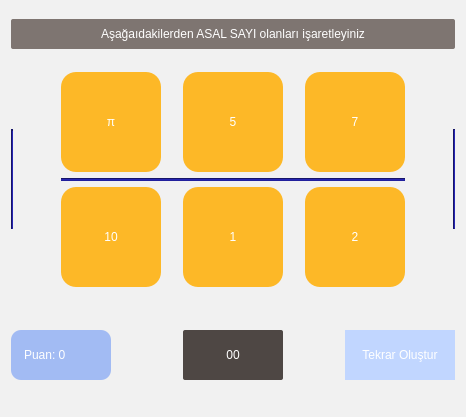
<?xml version="1.0" encoding="UTF-8"?>
<ui version="4.0">
 <class>Sayilar</class>
 <widget class="QMainWindow" name="Sayilar">
  <property name="geometry">
   <rect>
    <x>0</x>
    <y>0</y>
    <width>466</width>
    <height>417</height>
   </rect>
  </property>
  <property name="windowTitle">
   <string>Sayılar</string>
  </property>
  <property name="styleSheet">
   <string notr="true">background-color: rgb(241, 241, 241);</string>
  </property>
  <widget class="QWidget" name="centralwidget">
   <layout class="QHBoxLayout" name="horizontalLayout_5">
    <item>
     <layout class="QVBoxLayout" name="verticalLayout_3">
      <property name="leftMargin">
       <number>2</number>
      </property>
      <property name="topMargin">
       <number>2</number>
      </property>
      <property name="rightMargin">
       <number>2</number>
      </property>
      <item>
       <widget class="QLabel" name="label">
        <property name="maximumSize">
         <size>
          <width>16777215</width>
          <height>30</height>
         </size>
        </property>
        <property name="styleSheet">
         <string notr="true">color:white;
background-color:rgba(35, 18, 11, 0.56);
border-radius:2px;</string>
        </property>
        <property name="text">
         <string>Aşağaıdakilerden ASAL SAYI olanları işaretleyiniz</string>
        </property>
        <property name="alignment">
         <set>Qt::AlignCenter</set>
        </property>
        <property name="margin">
         <number>2</number>
        </property>
       </widget>
      </item>
      <item>
       <layout class="QHBoxLayout" name="horizontalLayout_4">
        <item>
         <widget class="Line" name="line">
          <property name="maximumSize">
           <size>
            <width>2</width>
            <height>100</height>
           </size>
          </property>
          <property name="styleSheet">
           <string notr="true">background-color: rgb(33, 32, 156);</string>
          </property>
          <property name="lineWidth">
           <number>2</number>
          </property>
          <property name="orientation">
           <enum>Qt::Vertical</enum>
          </property>
         </widget>
        </item>
        <item>
         <spacer name="horizontalSpacer_6">
          <property name="orientation">
           <enum>Qt::Horizontal</enum>
          </property>
          <property name="sizeType">
           <enum>QSizePolicy::Maximum</enum>
          </property>
          <property name="sizeHint" stdset="0">
           <size>
            <width>40</width>
            <height>20</height>
           </size>
          </property>
         </spacer>
        </item>
        <item>
         <widget class="QWidget" name="widget" native="true">
          <layout class="QVBoxLayout" name="verticalLayout_2">
           <item>
            <spacer name="verticalSpacer">
             <property name="orientation">
              <enum>Qt::Vertical</enum>
             </property>
             <property name="sizeType">
              <enum>QSizePolicy::Maximum</enum>
             </property>
             <property name="sizeHint" stdset="0">
              <size>
               <width>20</width>
               <height>40</height>
              </size>
             </property>
            </spacer>
           </item>
           <item>
            <layout class="QVBoxLayout" name="verticalLayout">
             <property name="bottomMargin">
              <number>0</number>
             </property>
             <item>
              <layout class="QHBoxLayout" name="horizontalLayout">
               <property name="leftMargin">
                <number>0</number>
               </property>
               <property name="topMargin">
                <number>0</number>
               </property>
               <property name="rightMargin">
                <number>0</number>
               </property>
               <property name="bottomMargin">
                <number>0</number>
               </property>
               <item>
                <widget class="QPushButton" name="pushButton_2">
                 <property name="minimumSize">
                  <size>
                   <width>100</width>
                   <height>100</height>
                  </size>
                 </property>
                 <property name="styleSheet">
                  <string notr="true">#pushButton_2{
background-color: rgb(253, 184, 39);
border-radius: 15px;
color: white;
font: 40pt &quot;Helvetica&quot;;
}
#pushButton_2:hover{
background-color: rgb(252, 161, 0);
}
</string>
                 </property>
                 <property name="text">
                  <string>π</string>
                 </property>
                </widget>
               </item>
               <item>
                <spacer name="horizontalSpacer">
                 <property name="orientation">
                  <enum>Qt::Horizontal</enum>
                 </property>
                 <property name="sizeType">
                  <enum>QSizePolicy::Maximum</enum>
                 </property>
                 <property name="sizeHint" stdset="0">
                  <size>
                   <width>20</width>
                   <height>20</height>
                  </size>
                 </property>
                </spacer>
               </item>
               <item>
                <widget class="QPushButton" name="pushButton_3">
                 <property name="minimumSize">
                  <size>
                   <width>100</width>
                   <height>100</height>
                  </size>
                 </property>
                 <property name="styleSheet">
                  <string notr="true">#pushButton_3{
background-color: rgb(253, 184, 39);
border-radius: 15px;
color: white;
font: 40pt &quot;Helvetica&quot;;
}
#pushButton_3:hover{
background-color: rgb(252, 161, 0);
}
</string>
                 </property>
                 <property name="text">
                  <string>5</string>
                 </property>
                </widget>
               </item>
               <item>
                <spacer name="horizontalSpacer_2">
                 <property name="orientation">
                  <enum>Qt::Horizontal</enum>
                 </property>
                 <property name="sizeType">
                  <enum>QSizePolicy::Maximum</enum>
                 </property>
                 <property name="sizeHint" stdset="0">
                  <size>
                   <width>20</width>
                   <height>20</height>
                  </size>
                 </property>
                </spacer>
               </item>
               <item>
                <widget class="QPushButton" name="pushButton_4">
                 <property name="minimumSize">
                  <size>
                   <width>100</width>
                   <height>100</height>
                  </size>
                 </property>
                 <property name="styleSheet">
                  <string notr="true">#pushButton_4{
background-color: rgb(253, 184, 39);
border-radius: 15px;
color: white;
font: 40pt &quot;Helvetica&quot;;
}
#pushButton_4:hover{
background-color: rgb(252, 161, 0);
}
</string>
                 </property>
                 <property name="text">
                  <string>7</string>
                 </property>
                </widget>
               </item>
              </layout>
             </item>
             <item>
              <widget class="Line" name="line_3">
               <property name="styleSheet">
                <string notr="true">background-color: rgb(33, 32, 156);</string>
               </property>
               <property name="orientation">
                <enum>Qt::Horizontal</enum>
               </property>
              </widget>
             </item>
             <item>
              <layout class="QHBoxLayout" name="horizontalLayout_2">
               <item>
                <widget class="QPushButton" name="pushButton_5">
                 <property name="minimumSize">
                  <size>
                   <width>100</width>
                   <height>100</height>
                  </size>
                 </property>
                 <property name="styleSheet">
                  <string notr="true">#pushButton_5{
background-color: rgb(253, 184, 39);
border-radius: 15px;
color: white;
font: 40pt &quot;Helvetica&quot;;
}
#pushButton_5:hover{
background-color: rgb(252, 161, 0);
}
</string>
                 </property>
                 <property name="text">
                  <string>10</string>
                 </property>
                </widget>
               </item>
               <item>
                <spacer name="horizontalSpacer_3">
                 <property name="orientation">
                  <enum>Qt::Horizontal</enum>
                 </property>
                 <property name="sizeType">
                  <enum>QSizePolicy::Maximum</enum>
                 </property>
                 <property name="sizeHint" stdset="0">
                  <size>
                   <width>20</width>
                   <height>20</height>
                  </size>
                 </property>
                </spacer>
               </item>
               <item>
                <widget class="QPushButton" name="pushButton_6">
                 <property name="minimumSize">
                  <size>
                   <width>100</width>
                   <height>100</height>
                  </size>
                 </property>
                 <property name="styleSheet">
                  <string notr="true">#pushButton_6{
background-color: rgb(253, 184, 39);
border-radius: 15px;
color: white;
font: 40pt &quot;Helvetica&quot;;
}
#pushButton_6:hover{
background-color: rgb(252, 161, 0);
}
</string>
                 </property>
                 <property name="text">
                  <string>1</string>
                 </property>
                </widget>
               </item>
               <item>
                <spacer name="horizontalSpacer_4">
                 <property name="orientation">
                  <enum>Qt::Horizontal</enum>
                 </property>
                 <property name="sizeType">
                  <enum>QSizePolicy::Maximum</enum>
                 </property>
                 <property name="sizeHint" stdset="0">
                  <size>
                   <width>20</width>
                   <height>20</height>
                  </size>
                 </property>
                </spacer>
               </item>
               <item>
                <widget class="QPushButton" name="pushButton_7">
                 <property name="minimumSize">
                  <size>
                   <width>100</width>
                   <height>100</height>
                  </size>
                 </property>
                 <property name="styleSheet">
                  <string notr="true">#pushButton_7{
background-color: rgb(253, 184, 39);
border-radius: 15px;
color: white;
font: 40pt &quot;Helvetica&quot;;
}
#pushButton_7:hover{
background-color: rgb(252, 161, 0);
}
</string>
                 </property>
                 <property name="text">
                  <string>2</string>
                 </property>
                </widget>
               </item>
              </layout>
             </item>
            </layout>
           </item>
           <item>
            <spacer name="verticalSpacer_2">
             <property name="orientation">
              <enum>Qt::Vertical</enum>
             </property>
             <property name="sizeType">
              <enum>QSizePolicy::Maximum</enum>
             </property>
             <property name="sizeHint" stdset="0">
              <size>
               <width>20</width>
               <height>40</height>
              </size>
             </property>
            </spacer>
           </item>
          </layout>
         </widget>
        </item>
        <item>
         <spacer name="horizontalSpacer_5">
          <property name="orientation">
           <enum>Qt::Horizontal</enum>
          </property>
          <property name="sizeType">
           <enum>QSizePolicy::Maximum</enum>
          </property>
          <property name="sizeHint" stdset="0">
           <size>
            <width>40</width>
            <height>20</height>
           </size>
          </property>
         </spacer>
        </item>
        <item>
         <widget class="Line" name="line_2">
          <property name="maximumSize">
           <size>
            <width>2</width>
            <height>100</height>
           </size>
          </property>
          <property name="styleSheet">
           <string notr="true">background-color: rgb(33, 32, 156);</string>
          </property>
          <property name="orientation">
           <enum>Qt::Vertical</enum>
          </property>
         </widget>
        </item>
       </layout>
      </item>
      <item>
       <spacer name="verticalSpacer_3">
        <property name="orientation">
         <enum>Qt::Vertical</enum>
        </property>
        <property name="sizeType">
         <enum>QSizePolicy::Maximum</enum>
        </property>
        <property name="sizeHint" stdset="0">
         <size>
          <width>20</width>
          <height>20</height>
         </size>
        </property>
       </spacer>
      </item>
      <item>
       <layout class="QGridLayout" name="gridLayout">
        <item row="0" column="0">
         <widget class="QLabel" name="label_2">
          <property name="minimumSize">
           <size>
            <width>100</width>
            <height>0</height>
           </size>
          </property>
          <property name="styleSheet">
           <string notr="true">#label_2{
background-color: rgb(162, 187, 243);
color: white;
border:none;
border-radius:10px;
padding: 10
}
</string>
          </property>
          <property name="text">
           <string>Puan: 0</string>
          </property>
         </widget>
        </item>
        <item row="0" column="3">
         <spacer name="horizontalSpacer_7">
          <property name="orientation">
           <enum>Qt::Horizontal</enum>
          </property>
          <property name="sizeType">
           <enum>QSizePolicy::Maximum</enum>
          </property>
          <property name="sizeHint" stdset="0">
           <size>
            <width>90</width>
            <height>20</height>
           </size>
          </property>
         </spacer>
        </item>
        <item row="0" column="1">
         <spacer name="horizontalSpacer_8">
          <property name="orientation">
           <enum>Qt::Horizontal</enum>
          </property>
          <property name="sizeType">
           <enum>QSizePolicy::Maximum</enum>
          </property>
          <property name="sizeHint" stdset="0">
           <size>
            <width>100</width>
            <height>20</height>
           </size>
          </property>
         </spacer>
        </item>
        <item row="1" column="5">
         <spacer name="verticalSpacer_4">
          <property name="orientation">
           <enum>Qt::Vertical</enum>
          </property>
          <property name="sizeType">
           <enum>QSizePolicy::Maximum</enum>
          </property>
          <property name="sizeHint" stdset="0">
           <size>
            <width>20</width>
            <height>20</height>
           </size>
          </property>
         </spacer>
        </item>
        <item row="0" column="5">
         <widget class="QPushButton" name="pushButton">
          <property name="minimumSize">
           <size>
            <width>110</width>
            <height>50</height>
           </size>
          </property>
          <property name="styleSheet">
           <string notr="true">#pushButton{
background-color: rgb(193, 214, 255);
color: white;
border:none;
}
#pushButton:hover{
background-color: rgb(162, 187, 243);
}</string>
          </property>
          <property name="text">
           <string>Tekrar Oluştur</string>
          </property>
          <property name="icon">
           <iconset>
            <normaloff>img/tekrar.png</normaloff>img/tekrar.png</iconset>
          </property>
         </widget>
        </item>
        <item row="0" column="2">
         <widget class="QLabel" name="label_3">
          <property name="minimumSize">
           <size>
            <width>100</width>
            <height>0</height>
           </size>
          </property>
          <property name="styleSheet">
           <string notr="true">color:white;
background-color:rgb(78, 71, 68);
border-radius:2px;</string>
          </property>
          <property name="text">
           <string>00</string>
          </property>
          <property name="alignment">
           <set>Qt::AlignCenter</set>
          </property>
         </widget>
        </item>
       </layout>
      </item>
     </layout>
    </item>
   </layout>
  </widget>
 </widget>
 <resources/>
 <connections/>
</ui>
